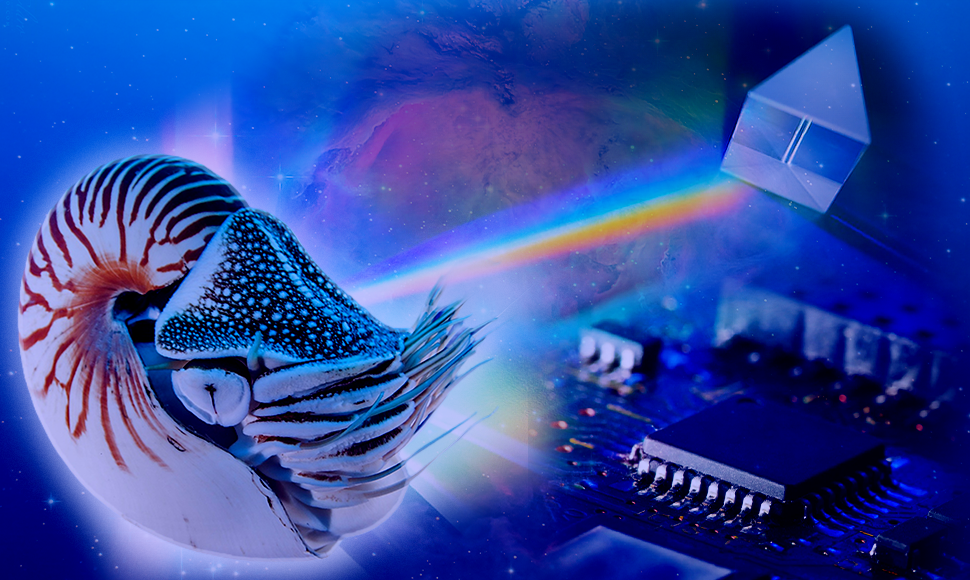
#> input picture tools/art/nautilus-prism.png, 970 x 580 px
$ python make_art.py
#> lines starting #> are read from the running program, lines starting #| are printed output that depends on the picture; after the words box and inside, x2 and y2 are one past the last pixel; in counts of white or black regions, pixels touching at a corner belong together
#!/usr/bin/env python3
"""App artwork cut from the key illustration (tools/art/nautilus-prism.png, 970 x 580):
splash.png (boot screen), about.png (About tab, darkened + text scrim, padded so it fills any window),
sidebar.png (Firmware Builder strip), nautilus_real.png (helix storage) and nautilus_dvr(.png/_small.png)."""
import os, subprocess, sys
import numpy as np
from PIL import Image, ImageFilter, ImageDraw

HERE = os.path.dirname(os.path.abspath(__file__))
D = os.path.join(HERE, '..', 'app', 'gr8core', 'data')
ART = Image.open(os.path.join(HERE, 'art', 'nautilus-prism.png')).convert('RGB')
AW, AH = ART.size                                  # 970 x 580
#> AW = 970; AH = 580
DEEP = (2, 4, 30)


def darken(im, k):
    return Image.eval(im, lambda v: int(v * k))


def scrim(size, box, strength, feather):
    """Soft dark rectangle (alpha mask) used to calm busy areas behind text."""
    m = Image.new('L', size, 0)
    ImageDraw.Draw(m).rectangle(box, fill=int(255 * strength))
    return m.filter(ImageFilter.GaussianBlur(feather))


def apply_scrim(im, mask, col=DEEP):
    return Image.composite(Image.new('RGB', im.size, col), im, mask)


def padded(im, W, H):
    """Centre im on a W x H canvas whose margins continue the picture as a blurred, darkened echo."""
    bg = im.resize((W, H), Image.BICUBIC).filter(ImageFilter.GaussianBlur(40))
    bg = darken(bg, .55)
    out = bg.copy()
    ox, oy = (W - im.width) // 2, (H - im.height) // 2
    fade = Image.new('L', im.size, 255)
    fd = ImageDraw.Draw(fade)
    for i in range(24):                              # feather the seam
        fd.rectangle((i, i, im.width - 1 - i, im.height - 1 - i), outline=int(255 * (i + 1) / 24))
    out.paste(im, (ox, oy), fade)
    return out


def splash():
    W, H = 600, 300
    s = W / AW
    im = ART.resize((W, round(AH * s)), Image.LANCZOS)
    im = im.crop((0, 22, W, 22 + H))
    im = darken(im, .9)
    im = apply_scrim(im, scrim((W, H), (150, 120, 450, 165), .55, 18))      # behind the version line
    im = apply_scrim(im, scrim((W, H), (0, 0, 130, 70), .35, 14))           # Buzco corner
    im.save(os.path.join(D, 'splash.png'), optimize=True)


def about():
    im = darken(ART, .82)                                                   # "a little bit" darker overall
    im = apply_scrim(im, scrim(im.size, (500, 150, 975, 480), .62, 38))     # text block (right of the shell)
    im = apply_scrim(im, scrim(im.size, (0, 0, 220, 90), .35, 20))          # Buzco corner
    padded(im, 1600, 1000).save(os.path.join(D, 'about.png'), optimize=True)


def sidebar():
    x0, x1 = 700, 905                                                       # prism on top, chip below
    strip = ART.crop((x0, 0, x1, AH))
    s = 216 / strip.width
    strip = strip.resize((216, round(AH * s)), Image.LANCZOS)
    strip = darken(strip, .86)
    strip = apply_scrim(strip, scrim(strip.size, (0, 470, 216, 545), .55, 16))      # behind the label
    H = 1000
    bg = strip.resize((216, H), Image.BICUBIC).filter(ImageFilter.GaussianBlur(30))
    bg = darken(bg, .6)
    out = bg.copy()
    oy = (H - strip.height) // 2
    fade = Image.new('L', strip.size, 255); fd = ImageDraw.Draw(fade)
    for i in range(30):
        fd.line((0, i, 215, i), fill=int(255 * (i + 1) / 30))
        fd.line((0, strip.height - 1 - i, 215, strip.height - 1 - i), fill=int(255 * (i + 1) / 30))
    out.paste(strip, (0, oy), fade)
    out.save(os.path.join(D, 'sidebar.png'), optimize=True)
    return oy


def nautilus_cutout():
    """GrabCut the nautilus out of the illustration (opencv only needed here, not by the app)."""
    import cv2
    bgr = cv2.cvtColor(np.asarray(ART), cv2.COLOR_RGB2BGR)
    mask = np.zeros(bgr.shape[:2], np.uint8)
    b, f = np.zeros((1, 65)), np.zeros((1, 65))
    cv2.grabCut(bgr, mask, (12, 145, 500, 425), b, f, 8, cv2.GC_INIT_WITH_RECT)
    m = np.where((mask == 1) | (mask == 3), 255, 0).astype(np.uint8)
    n, lbl, st, _ = cv2.connectedComponentsWithStats(m)
    m = np.where(lbl == 1 + np.argmax(st[1:, 4]), 255, 0).astype(np.uint8)
    m = cv2.morphologyEx(m, cv2.MORPH_CLOSE, np.ones((5, 5), np.uint8))
    m = cv2.GaussianBlur(m, (3, 3), 0)
    rgba = ART.copy().convert('RGBA'); rgba.putalpha(Image.fromarray(m))
    # the shell runs off the bottom of the picture: fade the cut edge
    a = np.asarray(rgba).copy(); h = a.shape[0]
    a[h - 40:, :, 3] = (a[h - 40:, :, 3] * np.linspace(1, 0, 40)[:, None]).astype(np.uint8)
    rgba = Image.fromarray(a)
    return rgba.crop(rgba.getbbox())


def sprite(im, w):
    return im.resize((w, round(im.height * w / im.width)), Image.LANCZOS)


def nautilus_assets():
    n = nautilus_cutout()
    sprite(n, 82).save(os.path.join(D, 'nautilus_real.png'), optimize=True)
    # Firmware Builder icon: the real nautilus resting on the real (tinted) Mini DVR
    dvr_png = '/tmp/_dvr_tinted.png'
    subprocess.run([sys.executable, os.path.join(HERE, 'cutout_dvr.py'), os.path.join(HERE, 'art', 'minidvr-photo.png'),
                    dvr_png, '900', '--tint'], check=True, stdout=subprocess.DEVNULL)
    dvr = Image.open(dvr_png).convert('RGBA')
    for scale, name in ((1, 'nautilus_dvr.png'), (.5, 'nautilus_dvr_small.png')):
        W = round(150 * scale)
        dv, nt = sprite(dvr, W), sprite(n, round(W * .7))
        H = dv.height + nt.height - round(30 * scale)
        im = Image.new('RGBA', (W, H), (0, 0, 0, 0))
        im.alpha_composite(dv, (0, H - dv.height))
        im.alpha_composite(nt, ((W - nt.width) // 2 - round(6 * scale), 0))
        im.save(os.path.join(D, name), optimize=True)


if __name__ == '__main__':
    splash(); about(); oy = sidebar()        # sprites (nautilus, camcorder, sidebar icon): make_sprites.py
#> in splash, `im = im.crop((0, 22, W, 22 + H))`:
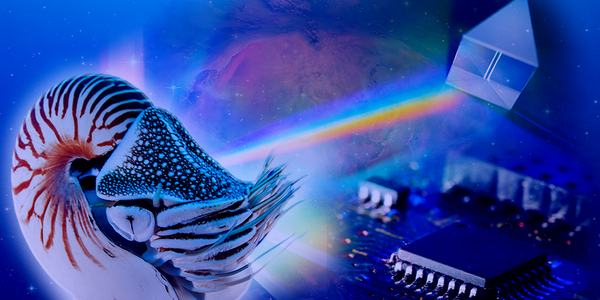
#> im: PIL image 600x300 RGB; mean R, G, B 52.2, 77.4, 162.2
#> in scrim, `m = Image.new('L', size, 0)`: m: PIL image 600x300 L; every value is 0
#> in scrim, `ImageDraw.Draw(m).rectangle(box, fill=int(255 * strength))`:
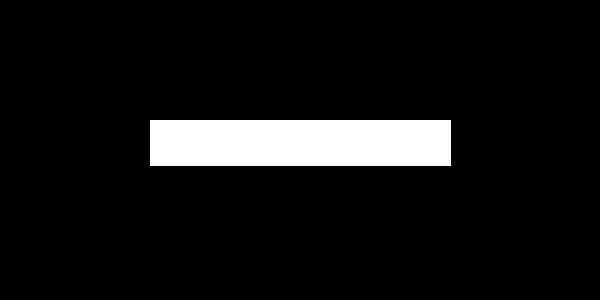
#> m: PIL image 600x300 L; values 0 (black) and 140 (white), 7.7% white; 1 white region, box (x1, y1, x2, y2) and area: (150, 120, 451, 166) 13846
#> in scrim (call 2), `ImageDraw.Draw(m).rectangle(box, fill=int(255 * strength))`: m: PIL image 600x300 L; values 0 (black) and 89 (white), 5.2% white; 1 white region, box (x1, y1, x2, y2) and area: (0, 0, 131, 71) 9301
#> in scrim (call 3), `m = Image.new('L', size, 0)`: m: PIL image 970x580 L; every value is 0
#> in scrim (call 3), `ImageDraw.Draw(m).rectangle(box, fill=int(255 * strength))`: m: PIL image 970x580 L; values 0 (black) and 158 (white), 27.7% white; 1 white region, box (x1, y1, x2, y2) and area: (500, 150, 970, 481) 155570
#> in scrim (call 4), `ImageDraw.Draw(m).rectangle(box, fill=int(255 * strength))`: m: PIL image 970x580 L; values 0 (black) and 89 (white), 3.6% white; 1 white region, box (x1, y1, x2, y2) and area: (0, 0, 221, 91) 20111
#> in padded, `fade = Image.new('L', im.size, 255)`: fade: PIL image 970x580 L; every value is 255
#> in sidebar, `strip = ART.crop((x0, 0, x1, AH))`:
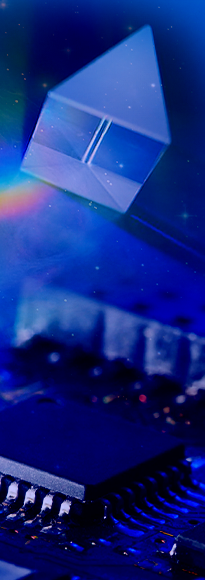
#> strip: PIL image 205x580 RGB; mean R, G, B 19.7, 40.6, 126.7
#> in scrim (call 5), `m = Image.new('L', size, 0)`: m: PIL image 216x611 L; every value is 0
#> in scrim (call 5), `ImageDraw.Draw(m).rectangle(box, fill=int(255 * strength))`:
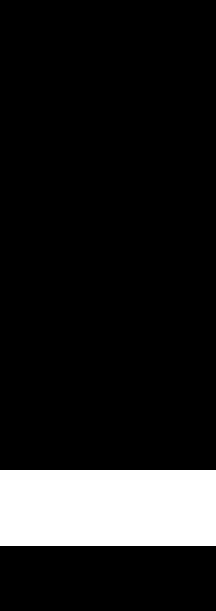
#> m: PIL image 216x611 L; values 0 (black) and 140 (white), 12.4% white; 1 white region, box (x1, y1, x2, y2) and area: (0, 470, 216, 546) 16416
#> in sidebar, `bg = strip.resize((216, H), Image.BICUBIC).filter(ImageFilter.Gaussian..`:
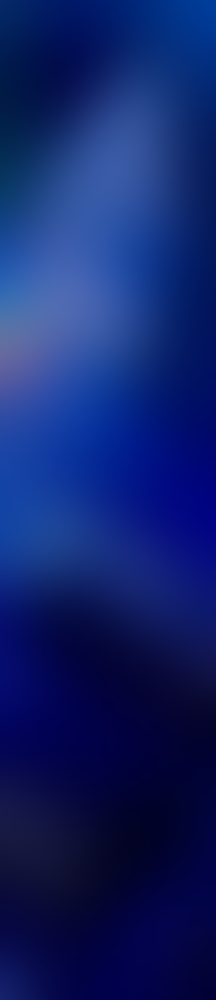
#> bg: PIL image 216x1000 RGB; mean R, G, B 15.9, 34, 106.2
#> in darken (call 5), `return Image.eval(im, lambda v: int(v * k))`:
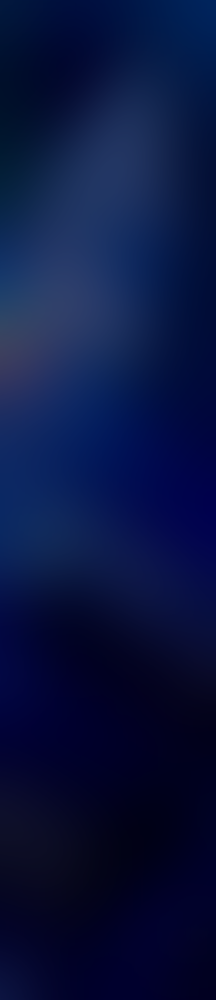
#> returned value: PIL image 216x1000 RGB; mean R, G, B 9.1, 20, 63.3
#> in sidebar, `fade = Image.new('L', strip.size, 255)`: fade: PIL image 216x611 L; every value is 255
#> in sidebar, `out.paste(strip, (0, oy), fade)`:
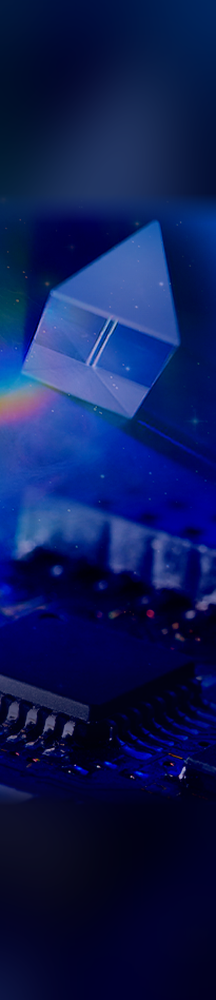
#> out: PIL image 216x1000 RGB; mean R, G, B 12.5, 26.8, 83.8
#> after `oy = sidebar()`: oy = 194
    print('art written; sidebar image offset', oy)
#| art written; sidebar image offset 194

$ run again, with tools/art/nautilus-photo.jpg saved as tools/art/nautilus-prism.png
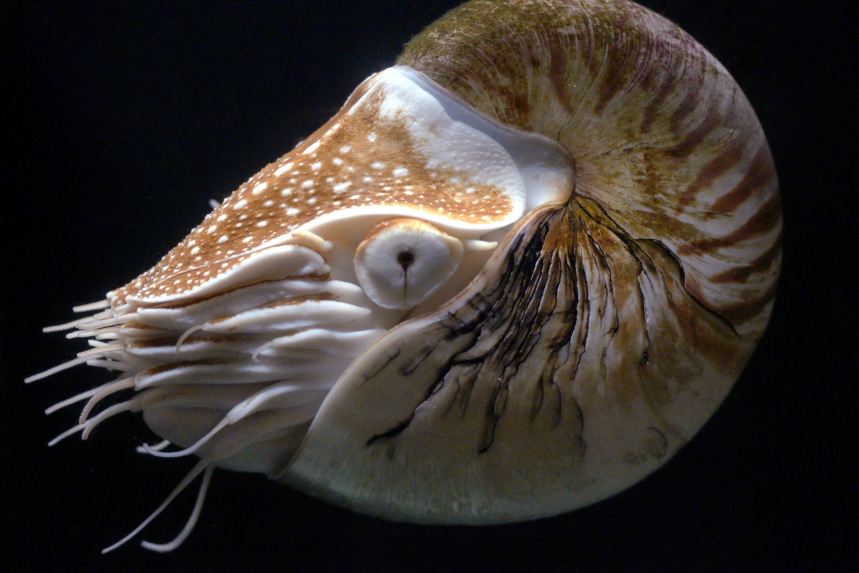
#> input picture tools/art/nautilus-photo.jpg, 2576 x 1718 px (shown at 1/3 size)
#> ART is the input picture: PIL image 2576x1718 RGB; mean R, G, B 55.8, 49.5, 45.3
#> in scrim (call 3), `ImageDraw.Draw(m).rectangle(box, fill=int(255 * strength))`:
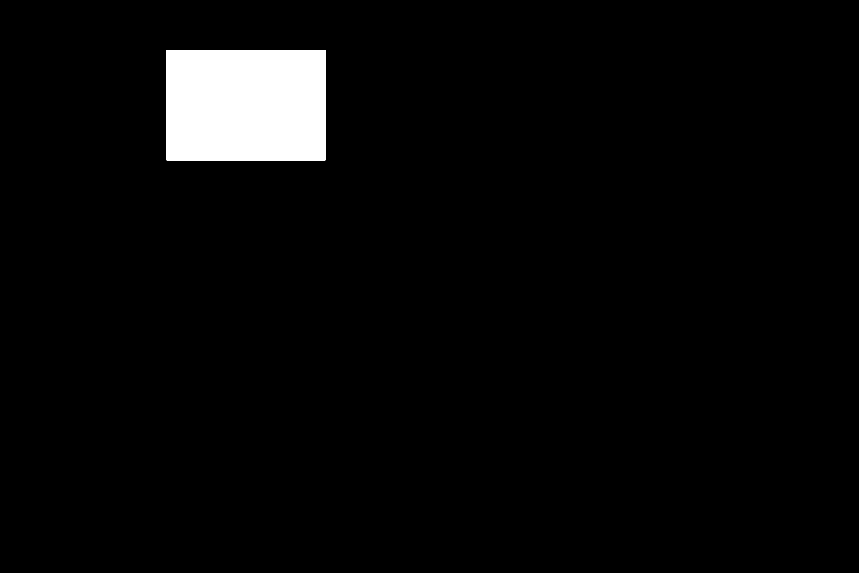
#> m: PIL image 2576x1718 L (shown at 1/3 size); values 0 (black) and 158 (white), 3.6% white; 1 white region, box (x1, y1, x2, y2) and area: (500, 150, 976, 481) 157556
#> in sidebar, `out.paste(strip, (0, oy), fade)`:
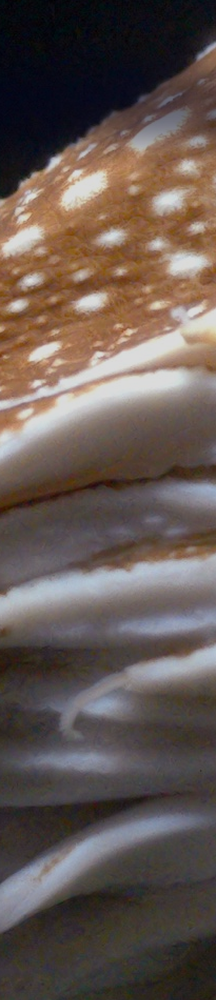
#> out: PIL image 216x1000 RGB; mean R, G, B 99.6, 86.9, 81.4
#| art written; sidebar image offset -405
